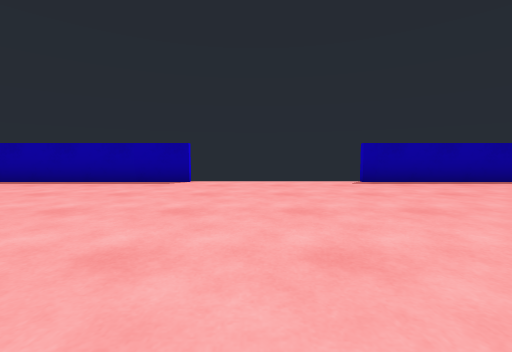
[1] (above)

20 first-person views from a walk through a Unity game level. The camera is 0.6 m above the floor, tilts 4° down and sees 90° across. The floor is counted in squares, 1 m on a side. Each view is taken from the middle of a square. On the plan, view 1 faces up. The plan holds only what a view shows up to about 9 squares ahead; the rest is blank. The place goes on beyond the plan. The player character is not drawn. Some animated figures are not drawn.

[2]
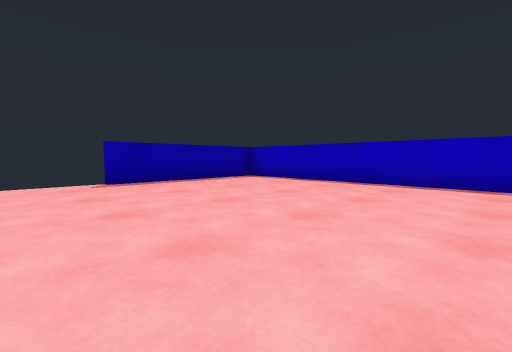

[3]
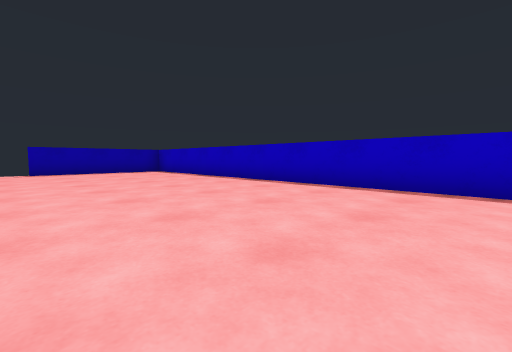

[4]
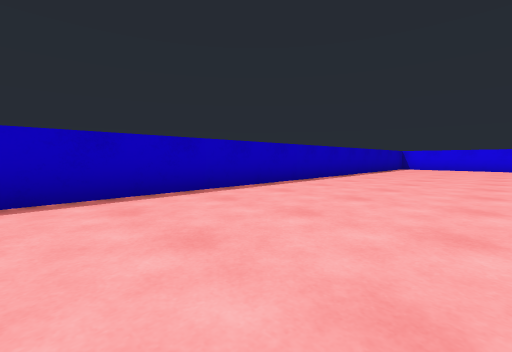

[5]
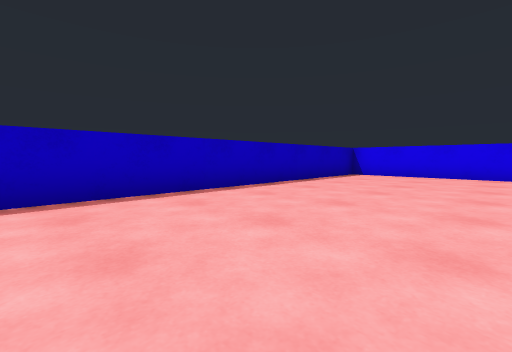

[6]
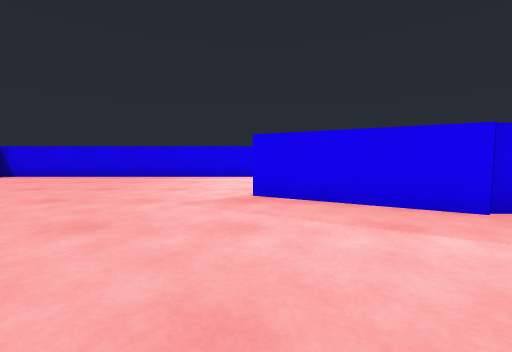

[7]
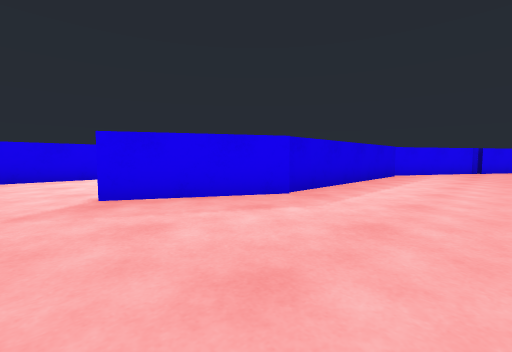

[8]
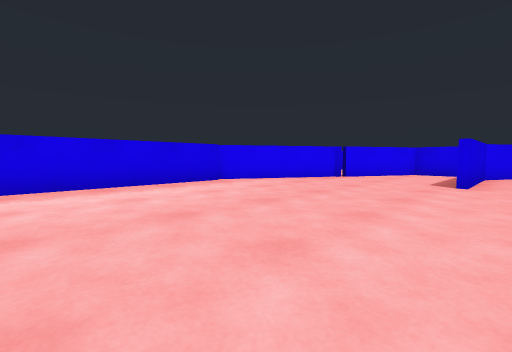

[9]
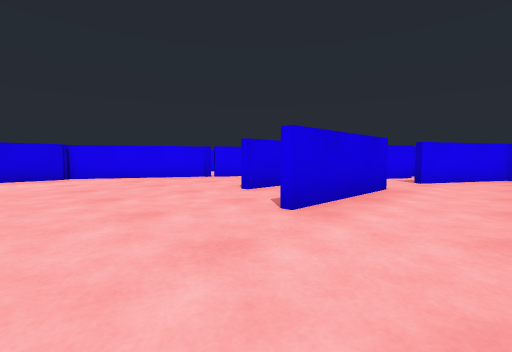

[10]
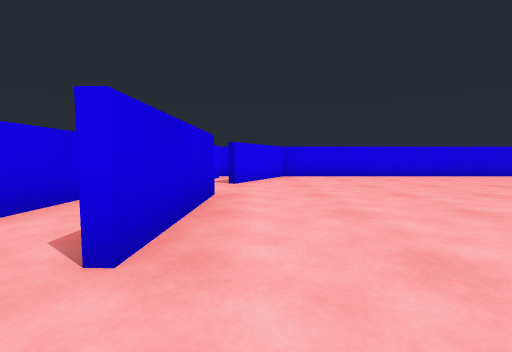

[11]
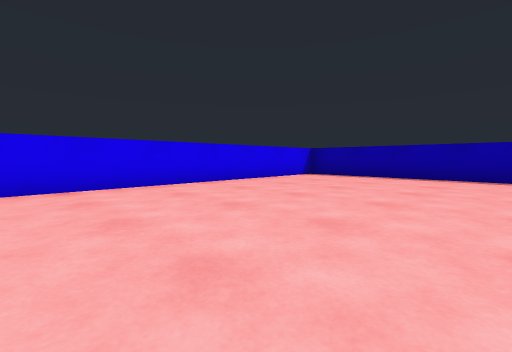

[12]
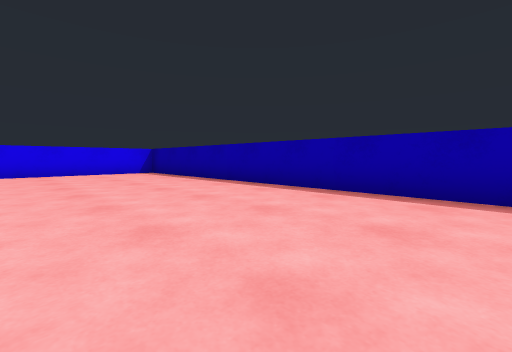

[13]
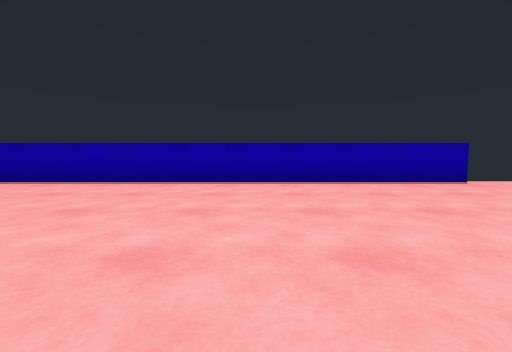

[14]
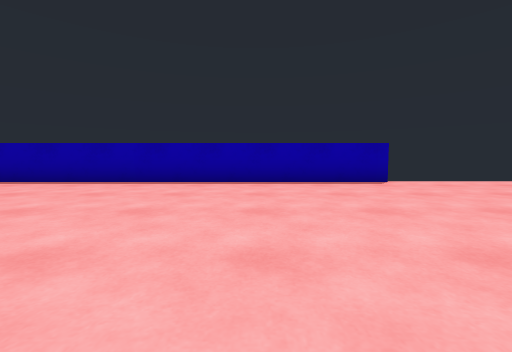

[15]
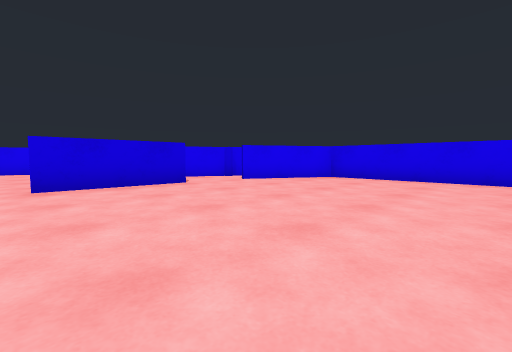

[16]
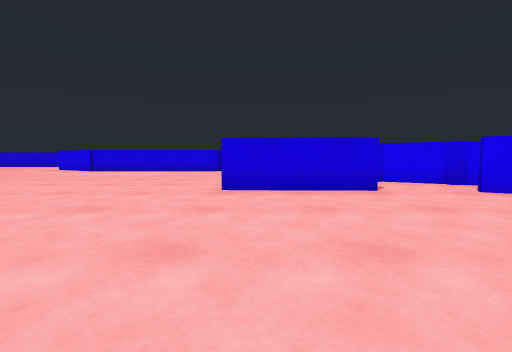

[17]
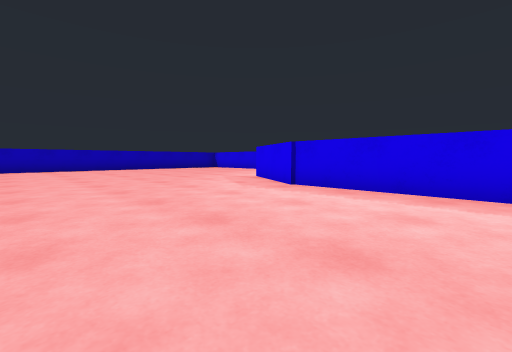

[18]
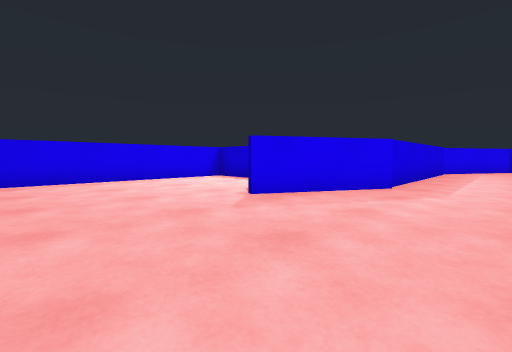

[19]
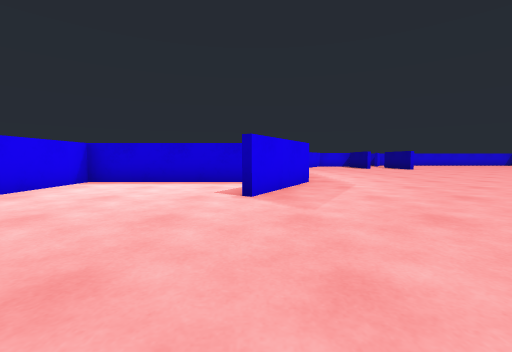

[20]
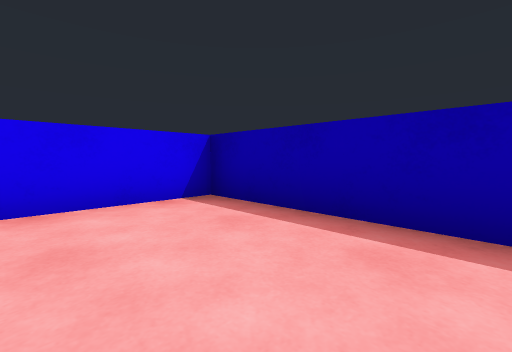

### Floor plan
Ten units are one square. View 1 is at (0, 0); x grows to the right and y downward. Boxes are objects, and circles mark ways between rooms. Rooms are numbered by the first view taken in them; rooms with no view inside come last. Other rooms are left out.
<svg viewBox="-180 -75 257 262">
<path fill="none" stroke="#000" d="M-34 142 -34 182 72 182 72 -64 26 -64M-16 -64 -175 -64 -175 41 -149 55M-134 57 -104 58M-94 127 -33 127 -9 141M-154 81 -154 96 -93 130M-154 68 -143 75 -113 76"/>
<circle cx="-125" cy="70" r="3" fill="#2a7"/>
<circle cx="-140" cy="60" r="3" fill="#2a7"/>
<text x="-30" y="40">1</text>
<text x="-130" y="70">2</text>
</svg>
Room 1 opens to room 2.

Where each view was taken, in squares from view 1:
view 1: 0 up, 0 right, facing up
view 2: 0 up, 1 right, facing up-right
view 3: 5 down, 2 right, facing up-right
view 4: 3 down, 3 right, facing down-right
view 5: 9 down, 3 right, facing down-right
view 6: 10 down, 1 left, facing down
view 7: 10 down, 0 right, facing down-left
view 8: 7 down, 5 left, facing down-left
view 9: 4 down, 8 left, facing down-left
view 10: 5 down, 9 left, facing left
view 11: 2 down, 12 left, facing up-left
view 12: 2 up, 7 left, facing up-left
view 13: 0 up, 7 left, facing up
view 14: 0 up, 5 left, facing up
view 15: 0 up, 10 left, facing down-left
view 16: 1 down, 11 left, facing down
view 17: 8 down, 7 left, facing down-right
view 18: 11 down, 2 right, facing down-left
view 19: 14 down, 3 right, facing left
view 20: 4 up, 14 left, facing up-left
